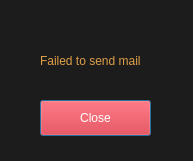
<?xml version="1.0" encoding="UTF-8"?>
<ui version="4.0">
 <class>Dialog</class>
 <widget class="QDialog" name="Dialog">
  <property name="geometry">
   <rect>
    <x>0</x>
    <y>0</y>
    <width>193</width>
    <height>161</height>
   </rect>
  </property>
  <property name="windowTitle">
   <string>Dialog</string>
  </property>
  <property name="styleSheet">
   <string notr="true">color: rgb(222, 158, 72);
background-color: rgb(28, 28, 28);</string>
  </property>
  <widget class="QPushButton" name="pushButton">
   <property name="geometry">
    <rect>
     <x>40</x>
     <y>100</y>
     <width>111</width>
     <height>36</height>
    </rect>
   </property>
   <property name="styleSheet">
    <string notr="true">color: rgb(255, 255, 255);
background-color: rgb(224, 27, 36);

</string>
   </property>
   <property name="text">
    <string>Close</string>
   </property>
  </widget>
  <widget class="QLabel" name="label">
   <property name="geometry">
    <rect>
     <x>40</x>
     <y>30</y>
     <width>151</width>
     <height>61</height>
    </rect>
   </property>
   <property name="styleSheet">
    <string notr="true">color: rgb(222, 158, 72);
background-color: rgb(28, 28, 28);</string>
   </property>
   <property name="text">
    <string>Failed to send mail</string>
   </property>
  </widget>
 </widget>
 <resources/>
 <connections/>
</ui>
